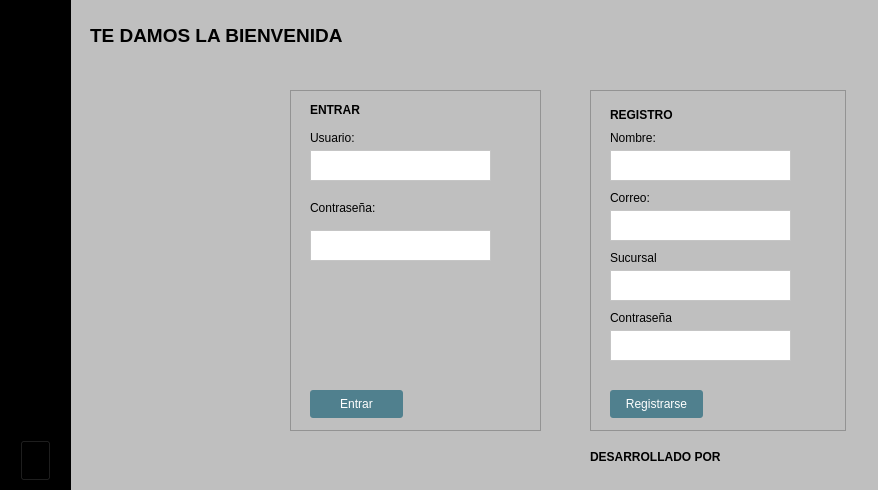
<?xml version="1.0" encoding="UTF-8"?>
<ui version="4.0">
 <class>MainWindow</class>
 <widget class="QMainWindow" name="MainWindow">
  <property name="geometry">
   <rect>
    <x>0</x>
    <y>0</y>
    <width>878</width>
    <height>490</height>
   </rect>
  </property>
  <property name="windowTitle">
   <string>MainWindow</string>
  </property>
  <property name="styleSheet">
   <string notr="true">background-color: rgb(191, 191, 191);
border-left-color: rgb(0, 0, 0);

</string>
  </property>
  <property name="documentMode">
   <bool>false</bool>
  </property>
  <property name="unifiedTitleAndToolBarOnMac">
   <bool>false</bool>
  </property>
  <widget class="QWidget" name="centralwidget">
   <widget class="QListView" name="listView">
    <property name="geometry">
     <rect>
      <x>290</x>
      <y>90</y>
      <width>251</width>
      <height>341</height>
     </rect>
    </property>
    <property name="styleSheet">
     <string notr="true">color: rgb(0,0,0);</string>
    </property>
   </widget>
   <widget class="QListWidget" name="listWidget">
    <property name="geometry">
     <rect>
      <x>590</x>
      <y>90</y>
      <width>256</width>
      <height>341</height>
     </rect>
    </property>
   </widget>
   <widget class="QLabel" name="label">
    <property name="geometry">
     <rect>
      <x>0</x>
      <y>0</y>
      <width>71</width>
      <height>501</height>
     </rect>
    </property>
    <property name="styleSheet">
     <string notr="true">background-color: rgb(0, 0, 0);</string>
    </property>
    <property name="text">
     <string/>
    </property>
   </widget>
   <widget class="QLabel" name="Label_Bienvenida">
    <property name="geometry">
     <rect>
      <x>90</x>
      <y>10</y>
      <width>341</width>
      <height>51</height>
     </rect>
    </property>
    <property name="text">
     <string>&lt;html&gt;&lt;head/&gt;&lt;body&gt;&lt;p align=&quot;justify&quot;&gt;&lt;span style=&quot; font-size:14pt; font-weight:600;&quot;&gt;TE DAMOS LA BIENVENIDA&lt;/span&gt;&lt;/p&gt;&lt;/body&gt;&lt;/html&gt;</string>
    </property>
   </widget>
   <widget class="QPushButton" name="Registrarse">
    <property name="geometry">
     <rect>
      <x>610</x>
      <y>390</y>
      <width>93</width>
      <height>28</height>
     </rect>
    </property>
    <property name="styleSheet">
     <string notr="true">background-color: rgb(80, 128, 142);
color: rgb(255,255,255);
border-radius:3px;</string>
    </property>
    <property name="text">
     <string>Registrarse</string>
    </property>
   </widget>
   <widget class="QPushButton" name="Entrar">
    <property name="geometry">
     <rect>
      <x>310</x>
      <y>390</y>
      <width>93</width>
      <height>28</height>
     </rect>
    </property>
    <property name="styleSheet">
     <string notr="true">background-color: rgb(80, 128, 142);
color: rgb(255,255,255);
border-radius: 3px;</string>
    </property>
    <property name="text">
     <string>Entrar</string>
    </property>
   </widget>
   <widget class="QLabel" name="label_2">
    <property name="geometry">
     <rect>
      <x>310</x>
      <y>100</y>
      <width>71</width>
      <height>21</height>
     </rect>
    </property>
    <property name="text">
     <string>&lt;html&gt;&lt;head/&gt;&lt;body&gt;&lt;p&gt;&lt;span style=&quot; font-size:9pt; font-weight:600;&quot;&gt;ENTRAR&lt;/span&gt;&lt;/p&gt;&lt;/body&gt;&lt;/html&gt;</string>
    </property>
   </widget>
   <widget class="QLabel" name="label_3">
    <property name="geometry">
     <rect>
      <x>610</x>
      <y>100</y>
      <width>131</width>
      <height>31</height>
     </rect>
    </property>
    <property name="text">
     <string>&lt;html&gt;&lt;head/&gt;&lt;body&gt;&lt;p&gt;&lt;span style=&quot; font-size:9pt; font-weight:600;&quot;&gt;REGISTRO&lt;/span&gt;&lt;/p&gt;&lt;/body&gt;&lt;/html&gt;</string>
    </property>
   </widget>
   <widget class="QPushButton" name="pushButton">
    <property name="geometry">
     <rect>
      <x>20</x>
      <y>440</y>
      <width>31</width>
      <height>41</height>
     </rect>
    </property>
    <property name="styleSheet">
     <string notr="true">border-image: url(:/Icons/7-removebg-preview.png);
background-color: rgb(0, 0, 0);</string>
    </property>
    <property name="text">
     <string/>
    </property>
   </widget>
   <widget class="QLabel" name="label_4">
    <property name="geometry">
     <rect>
      <x>590</x>
      <y>450</y>
      <width>141</width>
      <height>21</height>
     </rect>
    </property>
    <property name="text">
     <string>&lt;html&gt;&lt;head/&gt;&lt;body&gt;&lt;p&gt;&lt;span style=&quot; font-weight:600;&quot;&gt;DESARROLLADO POR&lt;/span&gt;&lt;br/&gt;&lt;/p&gt;&lt;/body&gt;&lt;/html&gt;</string>
    </property>
   </widget>
   <widget class="QLabel" name="label_5">
    <property name="geometry">
     <rect>
      <x>310</x>
      <y>130</y>
      <width>55</width>
      <height>16</height>
     </rect>
    </property>
    <property name="text">
     <string>Usuario:</string>
    </property>
   </widget>
   <widget class="QTextEdit" name="textEdit">
    <property name="geometry">
     <rect>
      <x>610</x>
      <y>150</y>
      <width>181</width>
      <height>31</height>
     </rect>
    </property>
    <property name="styleSheet">
     <string notr="true">background-color: rgb(255, 255, 255);</string>
    </property>
   </widget>
   <widget class="QLabel" name="label_6">
    <property name="geometry">
     <rect>
      <x>310</x>
      <y>200</y>
      <width>71</width>
      <height>16</height>
     </rect>
    </property>
    <property name="text">
     <string>Contraseña:</string>
    </property>
   </widget>
   <widget class="QTextEdit" name="textEdit_2">
    <property name="geometry">
     <rect>
      <x>310</x>
      <y>230</y>
      <width>181</width>
      <height>31</height>
     </rect>
    </property>
    <property name="styleSheet">
     <string notr="true">background-color: rgb(255, 255, 255);</string>
    </property>
   </widget>
   <widget class="QLabel" name="label_7">
    <property name="geometry">
     <rect>
      <x>610</x>
      <y>130</y>
      <width>55</width>
      <height>16</height>
     </rect>
    </property>
    <property name="text">
     <string>Nombre:</string>
    </property>
   </widget>
   <widget class="QLabel" name="label_8">
    <property name="geometry">
     <rect>
      <x>610</x>
      <y>190</y>
      <width>55</width>
      <height>16</height>
     </rect>
    </property>
    <property name="text">
     <string>Correo:</string>
    </property>
   </widget>
   <widget class="QLabel" name="label_9">
    <property name="geometry">
     <rect>
      <x>610</x>
      <y>250</y>
      <width>55</width>
      <height>16</height>
     </rect>
    </property>
    <property name="text">
     <string>Sucursal</string>
    </property>
   </widget>
   <widget class="QLabel" name="label_10">
    <property name="geometry">
     <rect>
      <x>610</x>
      <y>310</y>
      <width>71</width>
      <height>16</height>
     </rect>
    </property>
    <property name="text">
     <string>Contraseña</string>
    </property>
   </widget>
   <widget class="QTextEdit" name="textEdit_3">
    <property name="geometry">
     <rect>
      <x>310</x>
      <y>150</y>
      <width>181</width>
      <height>31</height>
     </rect>
    </property>
    <property name="styleSheet">
     <string notr="true">background-color: rgb(255, 255, 255);</string>
    </property>
   </widget>
   <widget class="QTextEdit" name="textEdit_4">
    <property name="geometry">
     <rect>
      <x>610</x>
      <y>210</y>
      <width>181</width>
      <height>31</height>
     </rect>
    </property>
    <property name="styleSheet">
     <string notr="true">background-color: rgb(255, 255, 255);</string>
    </property>
   </widget>
   <widget class="QTextEdit" name="textEdit_5">
    <property name="geometry">
     <rect>
      <x>610</x>
      <y>270</y>
      <width>181</width>
      <height>31</height>
     </rect>
    </property>
    <property name="styleSheet">
     <string notr="true">background-color: rgb(255, 255, 255);</string>
    </property>
   </widget>
   <widget class="QTextEdit" name="textEdit_6">
    <property name="geometry">
     <rect>
      <x>610</x>
      <y>330</y>
      <width>181</width>
      <height>31</height>
     </rect>
    </property>
    <property name="styleSheet">
     <string notr="true">background-color: rgb(255, 255, 255);</string>
    </property>
   </widget>
  </widget>
 </widget>
 <resources>
  <include location="Icons/Icons.qrc"/>
 </resources>
 <connections/>
</ui>
